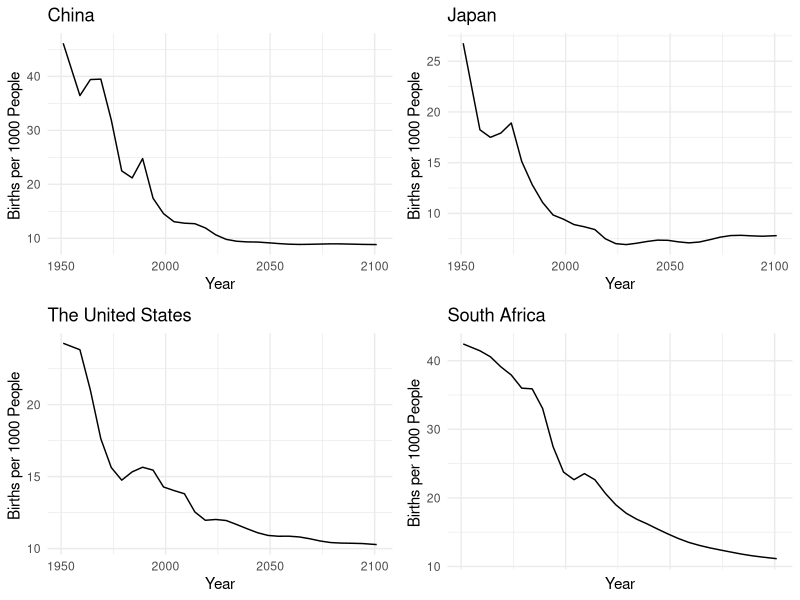
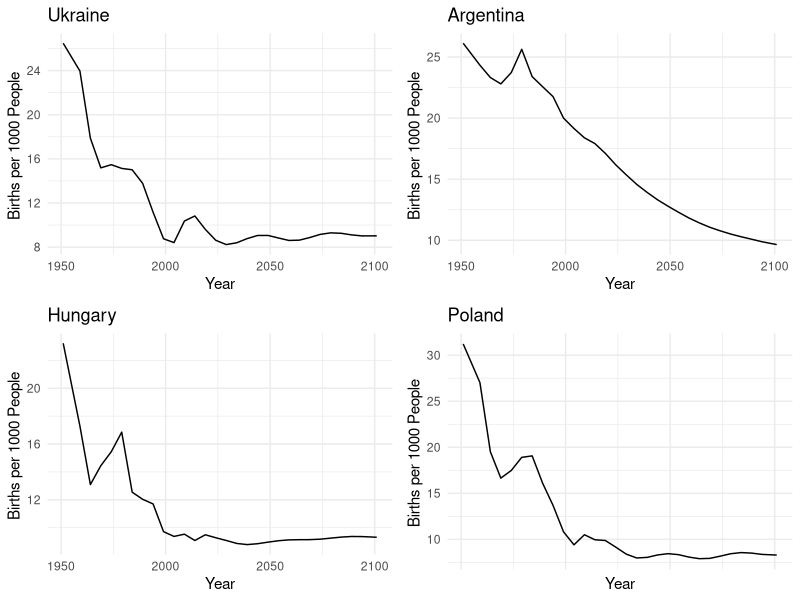

These charts were generated, in order, by the following R code: (Note: this script raises an error after producing the figures.)
## ---- chunk 1
knitr::opts_chunk$set(echo = TRUE)

library(tidyverse)
library(dplyr)
library(here)
library(ggplot2)
library(ggpubr)
## ---- chunk 2
#importing the Birth Rate 1950-2022 of the least affected countries: China, Japan, and the United States from https://www.macrotrends.net/countries/USA/united-states/birth-rate
#Then modify the 'date' variable of each into Date format for graphs by using as.Date
china_data <- read_csv(here::here("inputs/data/china-population-2022-02-25.csv"))
china_data$date <- as.Date(china_data$date)
str(china_data)

japan_data <- read.csv(here::here("inputs/data/japan-population-2022-02-25.csv"))
japan_data$date <- as.Date(japan_data$date)
str(japan_data)

us_data <- read_csv(here::here("inputs/data/united-states-population-2022-02-26.csv"))
us_data$date <- as.Date(us_data$date)
str(us_data)

sa_data <- read_csv(here::here("inputs/data/south-africa-population-2022-02-26.csv"))
sa_data$date <- as.Date(sa_data$date)
str(sa_data)

## ---- chunk 3
#Generating time series graphs of births per 1000 people for each least affected country

china <- ggplot(china_data,aes(x=date,y= `Births per 1000 People`)) + 

   labs(title = "China",
        x = "Year",
        y = "Births per 1000 People ") +
  theme_minimal() +
  geom_line()

japan <- ggplot(japan_data,aes(x=date,y= Births.per.1000.People)) + 

   labs(title = "Japan",
        x = "Year",
        y = "Births per 1000 People ") +
  theme_minimal() +
  geom_line()



us <- ggplot(us_data,aes(x=date,y= `Births per 1000 People`)) + 

   labs(title = "The United States",
        x = "Year",
        y = "Births per 1000 People ") +
  theme_minimal() +
  geom_line()


sa <- ggplot(sa_data,aes(x=date,y= `Births per 1000 People`)) + 
   labs(title = "South Africa",
        x = "Year",
        y = "Births per 1000 People ") +
  theme_minimal() +
  geom_line()

#Arranging them on the same page
ggarrange(china, japan, us, sa + rremove("x.text"),
          ncol = 2, nrow = 2)
## ---- chunk 4
#importing the Birth Rate 1950-2022 of the most affected countries: Ukraine, Argentina, Hungary, and Poland from https://www.macrotrends.net/countries/USA/united-states/birth-rate
#Then modify the 'date' variable of each into Date format for graphs by using as.Date

ukraine_data <- read_csv(here::here("inputs/data/ukraine-population-2022-02-26.csv"))
ukraine_data$date <- as.Date(ukraine_data$date)
str(ukraine_data)

argentina_data <- read_csv(here::here("inputs/data/argentina-population-2022-02-26.csv"))
argentina_data$date <- as.Date(argentina_data$date)

hungary_data <- read_csv(here::here("inputs/data/hungary-population-2022-02-27.csv"))
hungary_data$date <- as.Date(hungary_data$date)

poland_data <- read_csv(here::here("inputs/data/poland-population-2022-02-26.csv"))

poland_data$date <- as.Date(poland_data$date)




## ---- chunk 5
#Generating time series graphs of births per 1000 people for each most affected country

ukraine <- ggplot(ukraine_data,aes(x=date,y= `Births per 1000 People`)) + 
   labs(title = "Ukraine",
        x = "Year",
        y = "Births per 1000 People ") +
  theme_minimal() +
  geom_line()



argentina <- ggplot(argentina_data,aes(x=date,y= `Births per 1000 People`)) + 
   labs(title = "Argentina",
        x = "Year",
        y = "Births per 1000 People ") +
  theme_minimal() +
  geom_line()


hungary <- ggplot(hungary_data,aes(x=date,y= `Births per 1000 People`)) + 
   labs(title = "Hungary",
        x = "Year",
        y = "Births per 1000 People ") +
  theme_minimal() +
  geom_line()

poland <- ggplot(poland_data,aes(x=date,y= `Births per 1000 People`)) + 
   labs(title = "Poland",
        x = "Year",
        y = "Births per 1000 People ") +
  theme_minimal() +
  geom_line()


ggarrange(ukraine, argentina, hungary, poland + rremove("x.text"),
          ncol = 2, nrow = 2)
## ---- chunk 6
knitr::include_graphics(c("./images/same-sex-couple-state-density.png", "./images/LGBT-state-density.png"))
